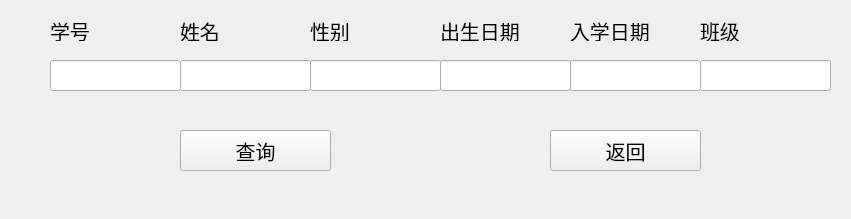
<?xml version="1.0" encoding="UTF-8"?>
<ui version="4.0">
 <class>Form</class>
 <widget class="QWidget" name="Form">
  <property name="geometry">
   <rect>
    <x>0</x>
    <y>0</y>
    <width>851</width>
    <height>219</height>
   </rect>
  </property>
  <property name="minimumSize">
   <size>
    <width>851</width>
    <height>219</height>
   </size>
  </property>
  <property name="maximumSize">
   <size>
    <width>851</width>
    <height>219</height>
   </size>
  </property>
  <property name="windowTitle">
   <string>Form</string>
  </property>
  <widget class="QLineEdit" name="lineEdit_1">
   <property name="geometry">
    <rect>
     <x>50</x>
     <y>60</y>
     <width>131</width>
     <height>31</height>
    </rect>
   </property>
  </widget>
  <widget class="QLineEdit" name="lineEdit_2">
   <property name="geometry">
    <rect>
     <x>180</x>
     <y>60</y>
     <width>131</width>
     <height>31</height>
    </rect>
   </property>
  </widget>
  <widget class="QLineEdit" name="lineEdit_3">
   <property name="geometry">
    <rect>
     <x>310</x>
     <y>60</y>
     <width>131</width>
     <height>31</height>
    </rect>
   </property>
  </widget>
  <widget class="QLineEdit" name="lineEdit_4">
   <property name="geometry">
    <rect>
     <x>440</x>
     <y>60</y>
     <width>131</width>
     <height>31</height>
    </rect>
   </property>
  </widget>
  <widget class="QLineEdit" name="lineEdit_5">
   <property name="geometry">
    <rect>
     <x>570</x>
     <y>60</y>
     <width>131</width>
     <height>31</height>
    </rect>
   </property>
  </widget>
  <widget class="QLineEdit" name="lineEdit_6">
   <property name="geometry">
    <rect>
     <x>700</x>
     <y>60</y>
     <width>131</width>
     <height>31</height>
    </rect>
   </property>
  </widget>
  <widget class="QPushButton" name="pushButton">
   <property name="geometry">
    <rect>
     <x>180</x>
     <y>130</y>
     <width>151</width>
     <height>41</height>
    </rect>
   </property>
   <property name="font">
    <font>
     <family>楷体</family>
     <pointsize>15</pointsize>
    </font>
   </property>
   <property name="text">
    <string>查询</string>
   </property>
  </widget>
  <widget class="QPushButton" name="pushButton_2">
   <property name="geometry">
    <rect>
     <x>550</x>
     <y>130</y>
     <width>151</width>
     <height>41</height>
    </rect>
   </property>
   <property name="font">
    <font>
     <family>楷体</family>
     <pointsize>15</pointsize>
    </font>
   </property>
   <property name="text">
    <string>返回</string>
   </property>
  </widget>
  <widget class="QLabel" name="label">
   <property name="geometry">
    <rect>
     <x>50</x>
     <y>20</y>
     <width>71</width>
     <height>21</height>
    </rect>
   </property>
   <property name="font">
    <font>
     <family>楷体</family>
     <pointsize>15</pointsize>
    </font>
   </property>
   <property name="text">
    <string>学号</string>
   </property>
  </widget>
  <widget class="QLabel" name="label_2">
   <property name="geometry">
    <rect>
     <x>180</x>
     <y>20</y>
     <width>71</width>
     <height>21</height>
    </rect>
   </property>
   <property name="font">
    <font>
     <family>楷体</family>
     <pointsize>15</pointsize>
    </font>
   </property>
   <property name="text">
    <string>姓名</string>
   </property>
  </widget>
  <widget class="QLabel" name="label_3">
   <property name="geometry">
    <rect>
     <x>310</x>
     <y>20</y>
     <width>71</width>
     <height>21</height>
    </rect>
   </property>
   <property name="font">
    <font>
     <family>楷体</family>
     <pointsize>15</pointsize>
    </font>
   </property>
   <property name="text">
    <string>性别</string>
   </property>
  </widget>
  <widget class="QLabel" name="label_4">
   <property name="geometry">
    <rect>
     <x>440</x>
     <y>20</y>
     <width>91</width>
     <height>21</height>
    </rect>
   </property>
   <property name="font">
    <font>
     <family>楷体</family>
     <pointsize>15</pointsize>
    </font>
   </property>
   <property name="text">
    <string>出生日期</string>
   </property>
  </widget>
  <widget class="QLabel" name="label_5">
   <property name="geometry">
    <rect>
     <x>570</x>
     <y>20</y>
     <width>91</width>
     <height>21</height>
    </rect>
   </property>
   <property name="font">
    <font>
     <family>楷体</family>
     <pointsize>15</pointsize>
    </font>
   </property>
   <property name="text">
    <string>入学日期</string>
   </property>
  </widget>
  <widget class="QLabel" name="label_6">
   <property name="geometry">
    <rect>
     <x>700</x>
     <y>20</y>
     <width>71</width>
     <height>21</height>
    </rect>
   </property>
   <property name="font">
    <font>
     <family>楷体</family>
     <pointsize>15</pointsize>
    </font>
   </property>
   <property name="text">
    <string>班级</string>
   </property>
  </widget>
 </widget>
 <resources/>
 <connections/>
</ui>
